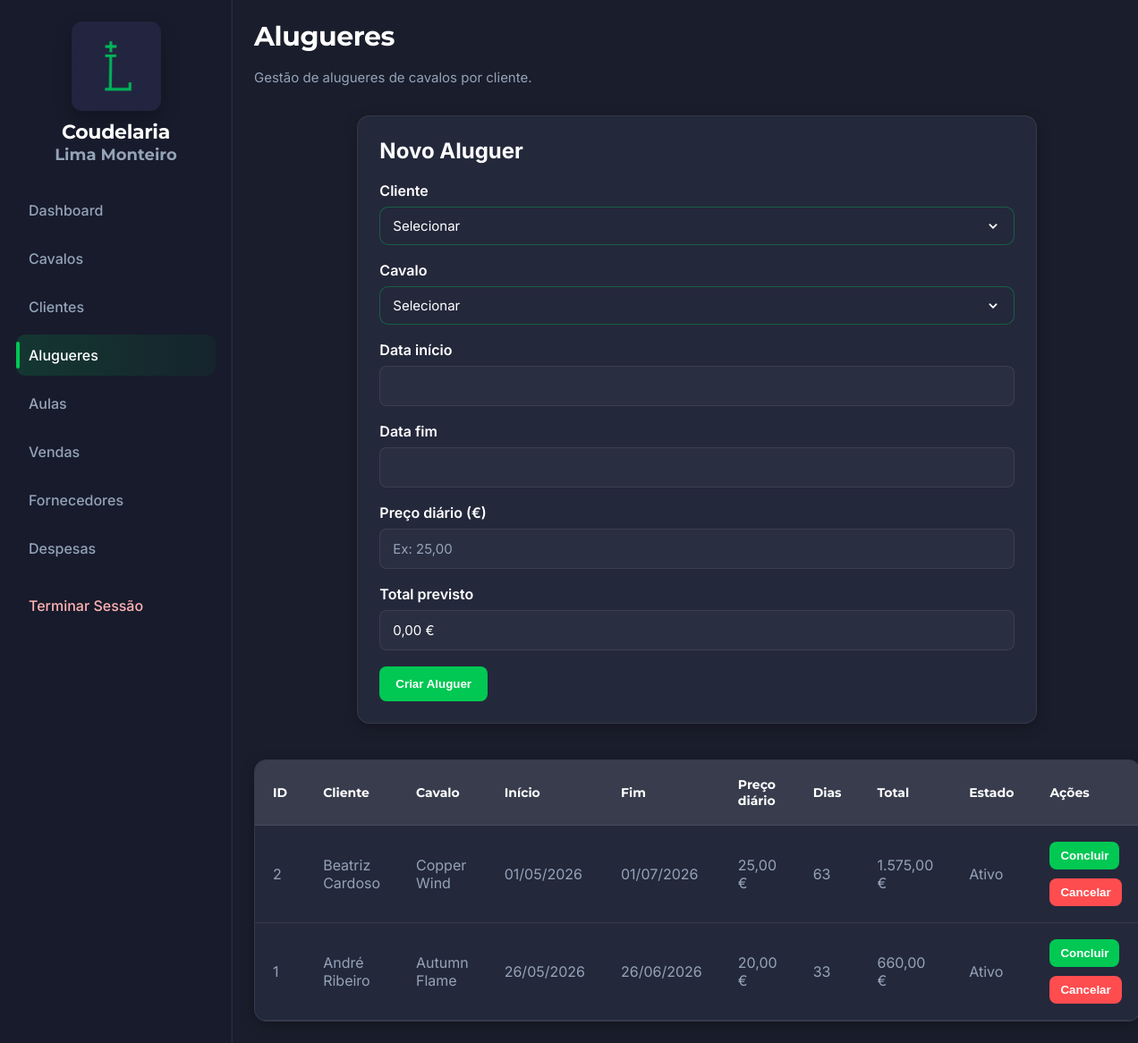
The page /admin/alugueres.php (signed in) on the database as committed earlier.
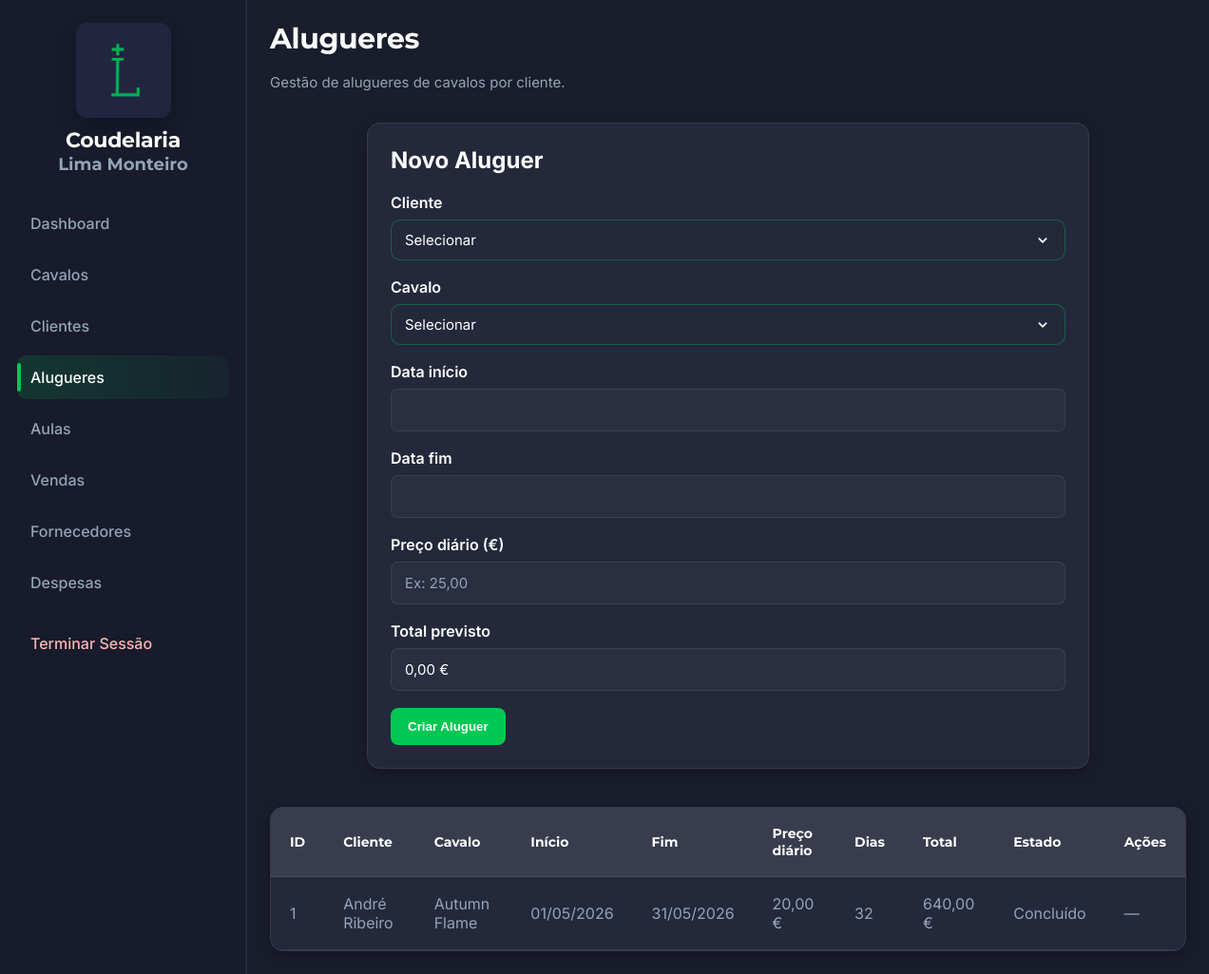
The same page on the database as committed later.
### tables this page shows
CREATE TABLE `alugueres` (
  `id` int(11) NOT NULL,
  `cliente_id` int(11) NOT NULL,
  `cavalo_id` int(11) NOT NULL,
  `data_inicio` date NOT NULL,
  `data_fim` date DEFAULT NULL,
  `preco_diario` decimal(10,2) DEFAULT 0.00,
  `estado` enum('ativo','concluido','cancelado') DEFAULT 'ativo',
  `criado_em` timestamp NOT NULL DEFAULT current_timestamp()
);

CREATE TABLE `clientes` (
  `id` int(11) NOT NULL,
  `nome` varchar(150) NOT NULL,
  `email` varchar(150) NOT NULL,
  `telefone` varchar(30) DEFAULT NULL,
  `mensagem` text NOT NULL,
  `tipo_interesse` varchar(50) DEFAULT 'compra',
  `estado` varchar(50) DEFAULT 'potencial',
  `criado_em` timestamp NOT NULL DEFAULT current_timestamp()
);

CREATE TABLE `cavalos` (
  `id` int(11) NOT NULL,
  `nome` varchar(150) NOT NULL,
  `raca` varchar(100) NOT NULL,
  `sexo` varchar(20) DEFAULT NULL,
  `data_nascimento` date DEFAULT NULL,
  `altura` decimal(3,2) DEFAULT NULL,
  `cor` varchar(50) DEFAULT NULL,
  `preco` decimal(10,2) NOT NULL,
  `estado` varchar(50) DEFAULT NULL,
  `descricao` text DEFAULT NULL,
  `imagem` varchar(255) DEFAULT NULL,
  `criado_em` timestamp NOT NULL DEFAULT current_timestamp()
);

### admin/alugueres.php (the view, shortened to what this page needs)
<?php
require_once __DIR__ . '/../backend/atualizar-alugueres.php';
function calcularDiasAluguer($dataInicio, $dataFim = null) {
    $inicio = new DateTime($dataInicio);
    $fim = !empty($dataFim) ? new DateTime($dataFim) : new DateTime();
    $dias = $inicio->diff($fim)->days + 1;
    if ($fim > $inicio) {
        $dias++;
    }
    return $dias;
}
function formatarData($data) {
    return date('d/m/Y', strtotime($data));
}
function formatarValor($valor) {
    return number_format((float)$valor, 2, ',', '.') . ' €';
}
function formatarEstado($estado) {
    $estado = trim((string)$estado);
    $estado = strtolower($estado);
    if ($estado === 'ativo') {
        return 'Ativo';
    }
    if ($estado === 'concluido') {
        return 'Concluído';
    }
    return ucfirst($estado);
}
$stmtAlugueres = $conn->query("
    SELECT
        a.id,
        a.data_inicio,
        a.data_fim,
        a.preco_diario,
        a.estado,
        c.nome AS nome_cliente,
        cv.nome AS nome_cavalo
    FROM alugueres a
    INNER JOIN clientes c ON a.cliente_id = c.id
    INNER JOIN cavalos cv ON a.cavalo_id = cv.id
    ORDER BY a.id DESC
");
$alugueres = $stmtAlugueres->fetchAll(PDO::FETCH_ASSOC);
?>
<!DOCTYPE html>
<html lang="pt">
<head>
    <link rel="stylesheet" href="assets/css/admin.css">
    <link rel="stylesheet" href="https://cdn.jsdelivr.net/npm/flatpickr/dist/flatpickr.min.css">
</head>
<body>
<div class="admin-layout">
    <aside class="admin-sidebar">
        <a href="../public/index.html" class="sidebar-logo-link">
            <div class="sidebar-logo">
                <img src="assets/img/logo.png" alt="Logo da Coudelaria">
                <div class="sidebar-titulo">
                    <h2>Coudelaria</h2>
                    <h3>Lima Monteiro</h3>
                </div>
            </div>
        </a>
        <nav class="sidebar-nav">
            <a href="dashboard.php" class="nav-link">Dashboard</a>
            <a href="cavalos.php" class="nav-link">Cavalos</a>
            <a href="clientes.php" class="nav-link">Clientes</a>
            <a href="alugueres.php" class="nav-link ativo">Alugueres</a>
            <a href="aulas.php" class="nav-link">Aulas</a>
            <a href="vendas.php" class="nav-link">Vendas</a>
            <a href="fornecedores.php" class="nav-link">Fornecedores</a>
            <a href="despesas.php" class="nav-link">Despesas</a>
            <a href="logout.php" class="nav-link nav-link-sair">Terminar Sessão</a>
        </nav>
    </aside>
    <main class="admin-main">
        <header class="admin-header admin-header-flex">
            <div class="admin-header-texto">
                <h1>Alugueres</h1>
                <p>Gestão de alugueres de cavalos por cliente.</p>
            </div>
        </header>
        <section class="admin-form-wrapper">
            <div class="form-container">
                <h2>Novo Aluguer</h2>
                <form action="../backend/cadastrar-aluguer.php" method="POST">
                    <div class="campo">
                        <label>Cliente</label>
                        <select name="cliente_id" required>
                            <option value="" disabled selected>Selecionar</option>
                        </select>
                    </div>
                    <div class="campo">
                        <label>Cavalo</label>
                        <select name="cavalo_id" required>
                            <option value="" disabled selected>Selecionar</option>
                        </select>
                    </div>
                    <div class="campo">
                        <label>Data início</label>
                        <input type="text" id="data_inicio" name="data_inicio" required>
                    </div>
                    <div class="campo">
                        <label>Data fim</label>
                        <input type="text" id="data_fim" name="data_fim" required>
                    </div>
                    <div class="campo">
                        <label>Preço diário (€)</label>
                        <input type="text" id="preco_diario" name="preco_diario" placeholder="Ex: 25,00" required>
                    </div>
                    <div class="campo">
                        <label>Total previsto</label>
                        <input type="text" id="total_previsto" value="0,00 €" readonly>
                    </div>
                    <div class="acoes-formulario">
                        <button class="btn-editar btn-form-principal" type="submit">
                            Criar Aluguer
                        </button>
                    </div>
                </form>
            </div>
        </section>
        <section class="tabela-container">
            <table class="admin-tabela">
                <thead>
                    <tr>
                        <th>ID</th>
                        <th>Cliente</th>
                        <th>Cavalo</th>
                        <th>Início</th>
                        <th>Fim</th>
                        <th>Preço diário</th>
                        <th>Dias</th>
                        <th>Total</th>
                        <th>Estado</th>
                        <th>Ações</th>
                    </tr>
                </thead>
                <tbody>
                    <?php if (empty($alugueres)): ?>
                        <tr>
                            <td colspan="10" class="mensagem-vazia">Sem alugueres</td>
                        </tr>
                    <?php else: ?>
                        <?php foreach ($alugueres as $aluguer): ?>
                            <?php
                                $diasTotais = calcularDiasAluguer($aluguer['data_inicio'], $aluguer['data_fim']);
                                $totalPrevisto = $diasTotais * (float)$aluguer['preco_diario'];
                                $estadoNormalizado = strtolower(trim($aluguer['estado']));
                            ?>
                            <tr>
                                <td><?= htmlspecialchars($aluguer['id']) ?></td>
                                <td><?= htmlspecialchars($aluguer['nome_cliente']) ?></td>
                                <td><?= htmlspecialchars($aluguer['nome_cavalo']) ?></td>
                                <td><?= htmlspecialchars(formatarData($aluguer['data_inicio'])) ?></td>
                                <td><?= htmlspecialchars(formatarData($aluguer['data_fim'])) ?></td>
                                <td><?= htmlspecialchars(formatarValor($aluguer['preco_diario'])) ?></td>
                                <td><?= htmlspecialchars($diasTotais) ?></td>
                                <td><?= htmlspecialchars(formatarValor($totalPrevisto)) ?></td>
                                <td><?= htmlspecialchars(formatarEstado($aluguer['estado'])) ?></td>
                                <td>
                                    <?php if ($estadoNormalizado === 'ativo'): ?>
                                        <div class="acoes">
                                            <form method="POST" action="../backend/alterar-estado-aluguer.php">
                                                <button class="btn-editar" type="submit">Concluir</button>
                                            </form>
                                            <form method="POST" action="../backend/alterar-estado-aluguer.php">
                                                <button class="btn-apagar" type="submit">Cancelar</button>
                                            </form>
                                        </div>
                                    <?php else: ?>
                                        —
                                    <?php endif; ?>
                                </td>
                            </tr>
                        <?php endforeach; ?>
                    <?php endif; ?>
                </tbody>
            </table>
        </section>
    </main>
</div>
</body>
</html>

Rows that differ between the two databases and show on the page:
removed alugueres: id "2", cliente.nome "Beatriz Cardoso", cavalo.nome "Copper Wind", data_inicio "01/05/2026", data_fim "01/07/2026", preco_diario "25,00 €", diasTotais "63", formatarValor($totalPrevisto) "1.575,00 €", estado "Ativo"
changed alugueres "André Ribeiro": data_inicio "26/05/2026" → "01/05/2026"; data_fim "26/06/2026" → "31/05/2026"; diasTotais "33" → "32"; formatarValor($totalPrevisto) "660,00 €" → "640,00 €"; estado "Ativo" → "Concluído"; estado "Concluir Cancelar" → "—"
